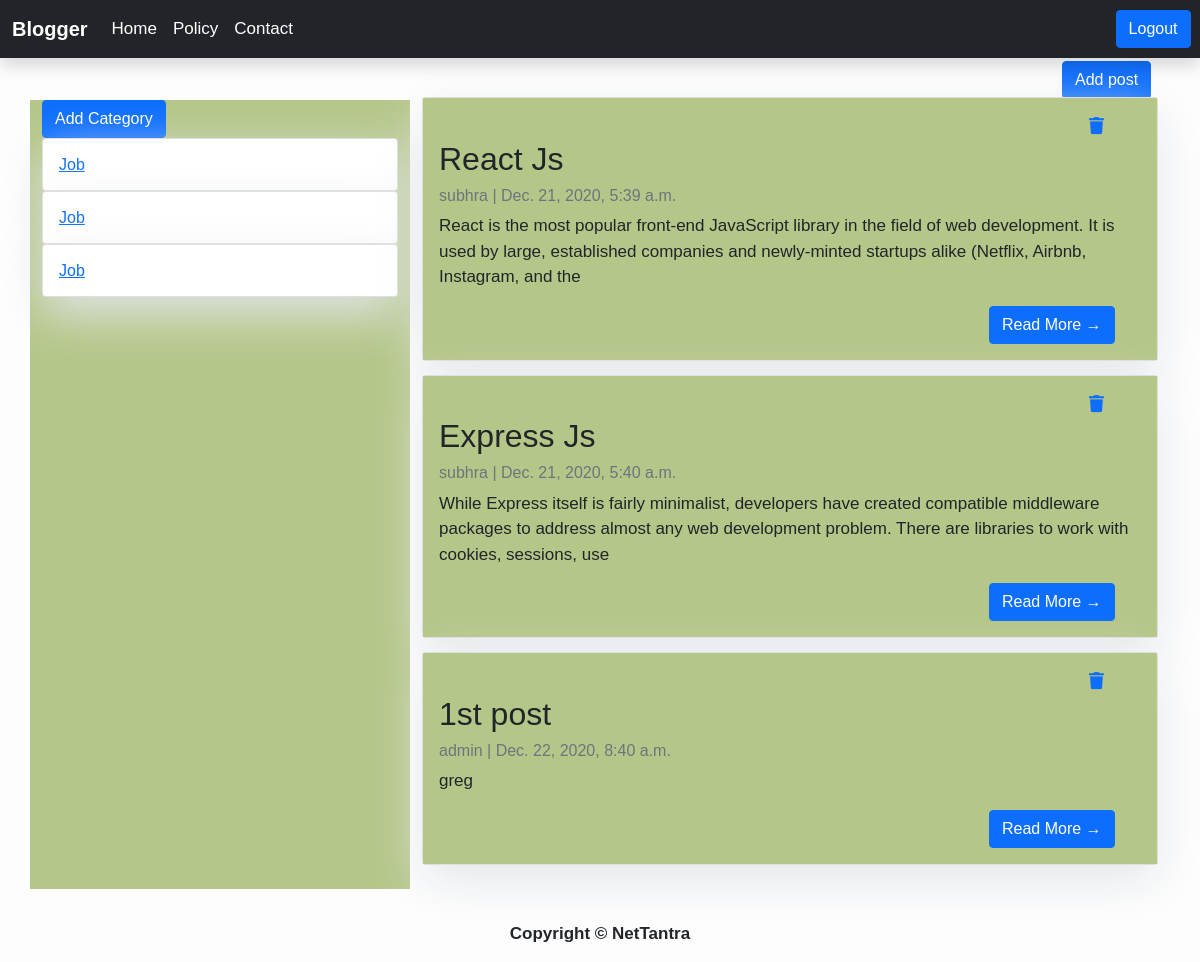
Page /category/Job (signed in) on the committed database.
### blog/models.py (models this page shows)
class Post(models.Model):
    title = models.CharField(max_length=200, unique=True)
    slug = models.SlugField(max_length=200, unique=True,blank=True,null=True)
    author = models.ForeignKey(User, on_delete= models.CASCADE,related_name='blog_posts')
    updated_on = models.DateTimeField(auto_now= True)
    content = models.TextField()
    created_on = models.DateTimeField(auto_now_add=True)
    status = models.IntegerField(choices=STATUS, default=0)
    category = models.CharField(max_length=200,blank=True,null=True)

### blog/views.py (the view)
# urls.py: path('category/<category>',views.CategoryView,name='category'),
def CategoryView(request,category):
    post_list = Post.objects.filter(category=category)
    return render (request,'index.html',{'post_list':post_list})

### blog/templates/index.html (shortened to what this page needs)
{% extends "base.html" %}
{% block content %}
<div class="container">
    <div class="row">
            <div class="col-sm-4" style="background-color: #B5C689; margin-top: 42px;">
                <button type="button" class="btn btn-primary" data-bs-toggle="modal" data-bs-target="#exampleModal">
                    Add Category
                  </button>
                  <form>
                    {% for post in post_list %}
                    <div class="card">
                        <div class="card-body">
                            <h6 class="card-text"><a href="{% url 'category' post.category  %}" >{{post.category}}</a></h6>
                        </div>
                    </div>
                {% endfor %}
            </div>
        <div class="col-sm-8 mt-4 left">
            <a href="{%url 'blogpost' %}"><button type="submit" class="btn btn-primary" style="margin-left: 640px; margin-top: -30px;">Add post</button></a>
            {% for post in post_list %}
                <div class="card mb-4" style="margin-top: -10px;">
                    <div class="card-body" style="background-color: #B5C689;">
                        <a href="{% url 'delete' post.id  %}"><i class="fa fa-trash" aria-hidden="true" style="margin-left:650px;"></i></a>
                        <h2 class="card-title">{{ post.title }}</h2>
                        <p class="card-text text-muted h6">{{ post.author }} | {{ post.created_on}} </p>
                        <p class="card-text">{{post.content|slice:":200" }}</p>
                        <a href="{% url 'post_detail' post.slug  %}" class="btn btn-primary" style="margin-left:550px;">Read More &rarr;</a>
                    </div>
                </div>
            {% endfor %}
        </div>
    </div>
</div>
{% endblock %}

### blog/templates/base.html (style rules this page uses)
body { font-family: "Oswald", sans-serif; font-size: 17px; background-color: #fdfdfd; }
.card { box-shadow: 0 16px 48px #E3E7EB; }

### rows in the picture
Post: category "Job", title "React Js", author "subhra", created_on "Dec. 21, 2020, 5:39 a.m.", content "React is the most popular front-end JavaScript library in the field of web development. It is used by large, established companies and newly-minted startups alike (Netflix, Airbnb, Instagram, and the"
Post: category "Job", title "Express Js", author "subhra", created_on "Dec. 21, 2020, 5:40 a.m.", content "While Express itself is fairly minimalist, developers have created compatible middleware packages to address almost any web development problem. There are libraries to work with cookies, sessions, use"
Post: category "Job", title "1st post", author "admin", created_on "Dec. 22, 2020, 8:40 a.m.", content "greg"
